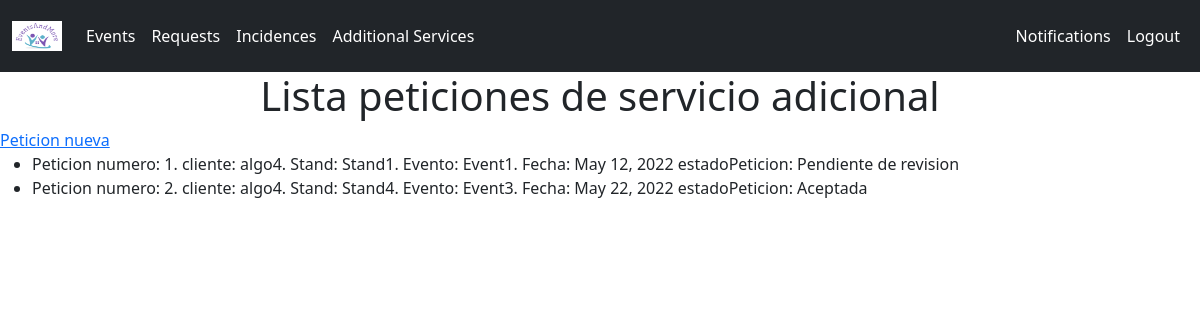
The app's page /lista_peticiones_serv_adicional_cliente/ (signed in) with its own data.
### EventsAndMore/models.py (models this page shows, shortened)
class PeticionServAdicional(models.Model):
    id = models.AutoField(primary_key=True)
    idStand = models.ForeignKey(Stand, on_delete=models.CASCADE)
    clientUsername = models.ForeignKey(Cliente, on_delete=models.CASCADE)
    deptAdditionalServUsername = models.ForeignKey(DeptAdditionalServ, on_delete=models.CASCADE, blank=True, null=True)
    idAdditionalService = models.ForeignKey(AdditionalService, default=1, on_delete=models.CASCADE)
    idEvento = models.ForeignKey(Event, default=1, on_delete=models.CASCADE)
    fecha = models.DateField(default=date.today, blank=False, null=False)
    extra = models.BooleanField(default=False)
    concedido = models.BooleanField(default=False)
    revisado = models.BooleanField(default=False)

class Cliente(models.Model):  # WebUser
    User = models.OneToOneField(WebUser, on_delete=models.CASCADE, primary_key=True)
    CIF = models.CharField(unique=True, max_length=9)
    def __str__(self):
        return str(self.User)

class WebUser(AbstractUser):
    is_client = models.BooleanField(default=False)
    is_visitor = models.BooleanField(default=False)
    is_gestor = models.BooleanField(default=False)
    is_deptAdditionalServ = models.BooleanField(default=False)
    is_organizer = models.BooleanField(default=False)

class Stand(models.Model):
    id = models.AutoField(primary_key=True)
    idEvento = models.ForeignKey(Event, on_delete=models.CASCADE)
    occupied = models.BooleanField(blank=False, null=False)
    description = models.CharField(max_length=200, blank=False, null=False)
    def __str__(self):
        return str(self.description)

class Event(models.Model):
    id = models.AutoField(primary_key=True)
    nombre = models.CharField(max_length=50, blank=False, null=False)
    descripcion = models.CharField(max_length=200, blank=False, null=False)
    fecha_ini = models.DateField(default=date.today)
    fecha_fin = models.DateField(default=date.today)
    def __str__(self):
        return str(self.nombre)

### EventsAndMore/views.py (the view)
# urls.py: path('lista_peticiones_serv_adicional_cliente/', views.listaPeticionesServAdicionalCliente,
def listaPeticionesServAdicionalCliente(request):
    if request.user.is_client:
        peticiones = PeticionServAdicional.objects.all()
        arr_peticiones = []
        for peticion in peticiones:
            if peticion.clientUsername == Cliente.objects.get(User=request.user):
                if peticion.concedido is True and peticion.revisado is True:
                    peticion.estado_peticion = 'Aceptada'
                elif peticion.revisado is True and peticion.concedido is False:
                    peticion.estado_peticion = 'Denegada'
                else:
                    peticion.estado_peticion = 'Pendiente de revision'
                arr_peticiones.append(peticion)
        dictionary = {'peticiones': arr_peticiones}
        return render(request, 'lista_peticiones_serv_adicional_cliente.html', dictionary)
    else:
        print("Error el user no es un cliente")
        return redirect('/')

### templates/lista_peticiones_serv_adicional_cliente.html
{% include 'base.html' %}
  {% load static %}
{% block title %}
    <div>
        <h1 style="text-align:center">
            Lista peticiones de servicio adicional
        </h1>
    </div>
{% endblock title %}
{% block content %}
    <div>
        <a class="ml-1" href="{% url 'peticion_serv_adicional_cliente' %}">
            Peticion nueva
        </a>
    </div>
    <div>
        <ul>
        {% for peticion in peticiones %}
            <li>
                Peticion numero: {{ peticion.id }}. cliente: {{ peticion.clientUsername }}.
                Stand: {{ peticion.idStand }}. Evento: {{ peticion.idEvento }}. Fecha: {{ peticion.fecha }}
                estadoPeticion: {{ peticion.estado_peticion }}
            </li>
        {% endfor %}
    </ul>
    </div>
{% endblock content %}

### records on screen
PeticionServAdicional: id "1", clientUsername "algo4", idStand "Stand1", idEvento "Event1", fecha "May 12, 2022", estado_peticion "Pendiente de revision"
PeticionServAdicional: id "2", clientUsername "algo4", idStand "Stand4", idEvento "Event3", fecha "May 22, 2022", estado_peticion "Aceptada"
